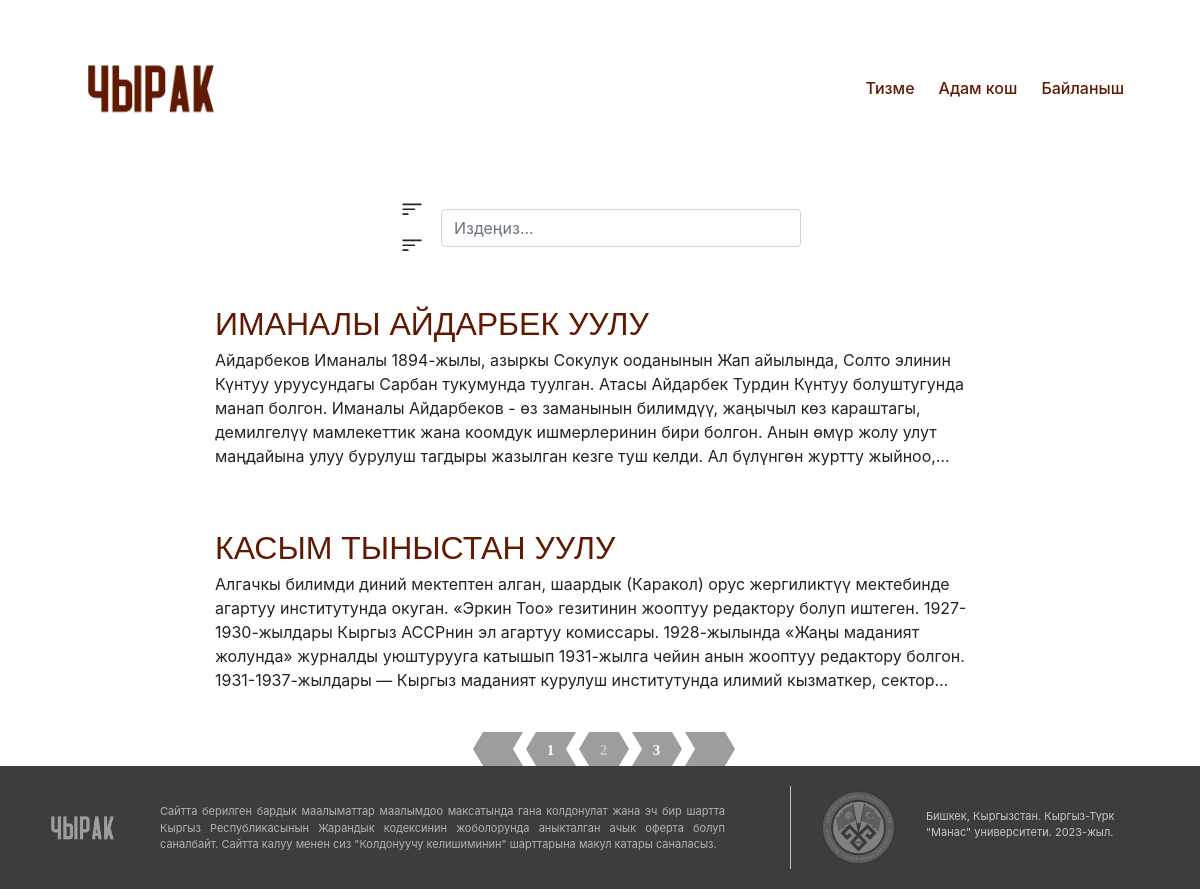
Before: /person/?page=2 with the older database file.
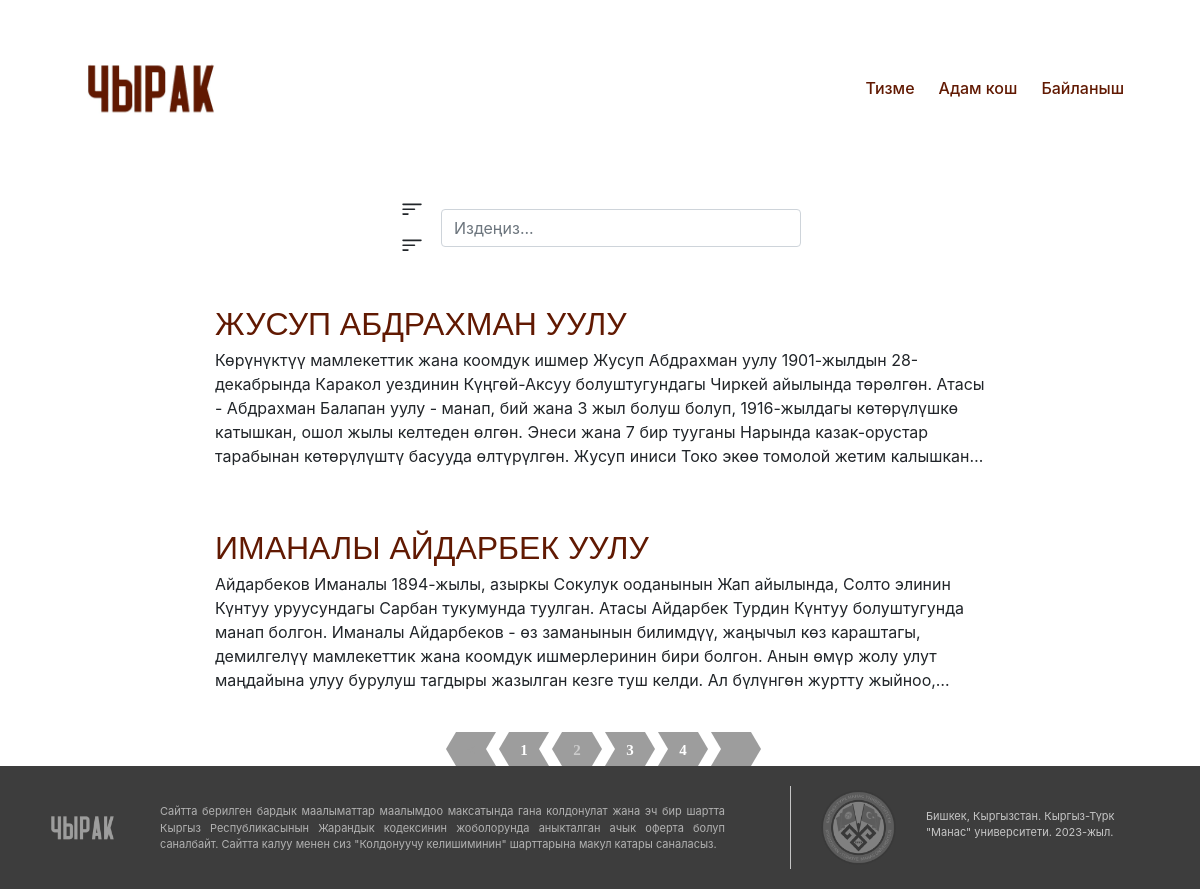
After: the same page with the newer database file.
### person/models.py (models this page shows, shortened)
class Victim(models.Model):
    first_name = models.CharField(max_length=30)
    last_name = models.CharField(max_length=30)
    date_of_birth = models.DateField()
    date_of_death = models.DateField()
    place_of_birth = models.CharField(max_length=30)
    place_of_death = models.CharField(max_length=30)
    nationality = models.TextField(default='', blank=True, null=True)
    blame = models.TextField(blank=True, null=True)
    rehabilitated = models.CharField(max_length=30, blank=True, null=True)
    occupation = models.CharField(max_length=30, blank=True, null=True)
    bedfellow = models.CharField(max_length=30, blank=True, null=True)
    children = models.CharField(max_length=30, blank=True, null=True)
    photo = models.ImageField(upload_to='images/', blank=True, null=True)
    file = models.FileField(upload_to='uploads/%Y/%m/%d/', blank=True, null=True)
    desc_of_photo = models.TextField(default='', blank=True, null=True)
    desc_of_file = models.TextField(default='', blank=True, null=True)
    content = models.TextField(default="", blank=True, null=True)
    date_of_publish = models.DateField(default=datetime.now)
    up_vote = models.IntegerField(default=0)
    is_proven = models.BooleanField(default=False)
    before_edit_content = models.TextField(default="")
    after_edit_content = models.TextField(default="")
    date_of_editing = models.DateField(default=datetime.now)

### list_of_person/views.py (the view)
# urls.py: path('person/', include('list_of_person.urls')),
def list_of_person(request):
    sort_option = request.GET.get('sort_option', 'first_name')
    items = Victim.objects.order_by(sort_option)
    if sort_option.startswith('-'):
        sort_option = sort_option[1:]  # Remove the hyphen
        items = sorted(items, key=lambda x: getattr(x, sort_option), reverse=True)
    else:
        items = sorted(items, key=lambda x: getattr(x, sort_option))
    paginator = Paginator(items, 2)
    page_number = request.GET.get("page")
    page_obj = paginator.get_page(page_number)
    context = {
        "page_obj": page_obj,
        'items': items,
        'sort_option': sort_option,
    }
    return render(request, 'list_of_person.html', context)

### list_of_person/templates/list_of_person.html (shortened to what this page needs)
{% extends 'base.html' %}
{% block content %}
{% load static %}
    <link rel="stylesheet" type="text/css" href="{% static 'list_of_person.css' %}"/>
<div>
    <div class="container d-flex justify-content-center flex-column align-items-center">
        <div class="d-flex justify-content-center flex-row mt-3 align-items-center">
            <form action="{% url 'list_of_person' %}" method="get">
            <div id="sort_option" class="sort-option">
              <div class="option {% if sort_option == 'first_name' %}selected{% endif %}" data-value="first_name">
              </div>
              <div class="option {% if sort_option == '-first_name' %}selected{% endif %}" data-value="-first_name">
              </div>
            </div>
            </form>
            <form method="GET" action="{% url 'search' %}"class=" " style="width: 30vw;">
                <input type="search" name="q" value="{{ request.GET.q }}" class="form-control form-control-dark" placeholder="Издеңиз..." aria-label="Search">
            </form>
        </div>
        <div class="container d-flex justify-content-center flex-column align-items-center">
            {% for person in page_obj %}
                <div class="card border-0 mt-3 " style="width: 75%;">
                    <div class="card-body">
                        <a href="{% url 'person_page' person.id %}" class="card-title fs-2 text-decoration-none" style="color: #611902; text-transform: uppercase; font-family: sans-serif">
                            {{ person.first_name }}
                            {{ person.last_name }}
                        </a>
                        <p class="card-text fs-6" style="
                        display: -webkit-box;
                        -webkit-line-clamp: 5;
                        -webkit-box-orient: vertical;
                        overflow: hidden;
                        text-overflow: ellipsis;">
                            {{ person.content}}
                        </p>
                    </div>
                </div>
            {% endfor %}
            </div>
        </div>
        <div class="pagination">
            <ul>
                {% if page_obj.has_previous %}
                <li class="prev disabled"><a href="?page={{ page_obj.previous_page_number }}">&lt;</a></li>
                {% endif %}
                {% for num in page_obj.paginator.page_range %}
                    {% if page_obj.number == num %}
                        <li class="active">
                            <a href="?page={{ num }}">{{ num }}</a>
                        </li>
                    {% else %}
                        <li>
                            <a href="?page={{ num }}">
                                {{ num }}
                            </a>
                        </li>
                    {% endif %}
                {% endfor %}
            {% if page_obj.has_next %}
                <li class="next">
                    <a href="{{ page.next_page_number }}">
                    </a>
                </li>
            {% endif %}
            </ul>
        </div>
    </div>
{% endblock %}

Changed rows visible on the page:
no longer on this page (row edited): Victim: first_name "КАСЫМ", last_name "ТЫНЫСТАН УУЛУ", content "Алгачкы билимди диний мектептен алган, шаардык (Каракол) орус жергиликтүү мектебинде агартуу институтунда окуган. «Эркин Тоо» гезитинин жооптуу редактору болуп иштеген. 1927-1930-жылдары Кыргыз АССРнин эл агартуу комиссары. 1928-жылында «Жаңы маданият жолунда» журналды уюштурууга катышып 1931-жылга чейин анын жооптуу редактору болгон. 1931-1937-жылдары ― Кыргыз маданият курулуш институтунда илимий кызматкер,…"
now on this page (row edited): Victim: first_name "ЖУСУП", last_name "АБДРАХМАН УУЛУ", content "Көрүнүктүү мамлекеттик жана коомдук ишмер Жусуп Абдрахман уулу 1901-жылдын 28-декабрында Каракол уездинин Күңгөй-Аксуу болуштугундагы Чиркей айылында төрөлгөн. Атасы - Абдрахман Балапан уулу - манап, бий жана 3 жыл болуш болуп, 1916-жылдагы көтөрүлүшкө катышкан, ошол жылы келтеден өлгөн. Энеси жана 7 бир тууганы Нарында казак-орустар тарабынан көтөрүлүштү басууда өлтүрүлгөн. Жусуп иниси Токо экөө томолой жетим…"
Other visible differences:
new list line: "4"
